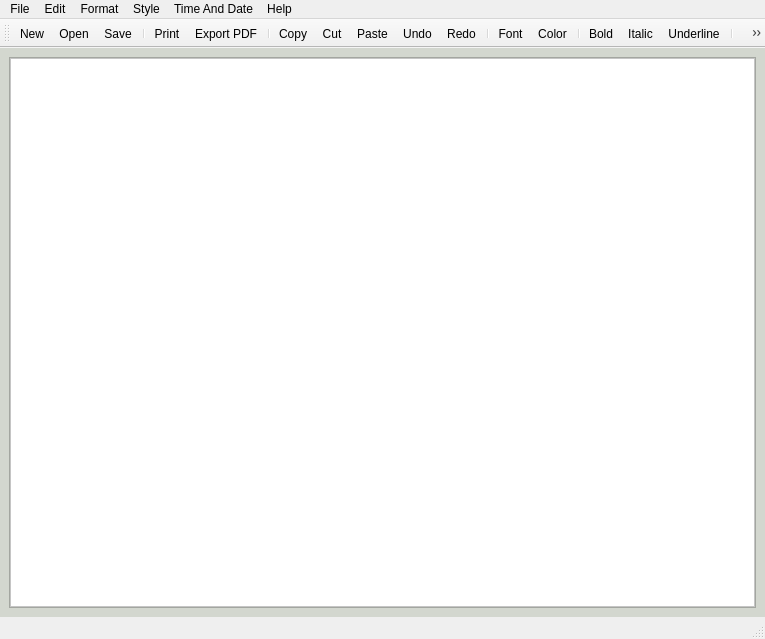
<?xml version="1.0" encoding="UTF-8"?>
<ui version="4.0">
 <class>MainWindow</class>
 <widget class="QMainWindow" name="MainWindow">
  <property name="geometry">
   <rect>
    <x>0</x>
    <y>0</y>
    <width>765</width>
    <height>639</height>
   </rect>
  </property>
  <property name="windowTitle">
   <string>Tak Editor</string>
  </property>
  <widget class="QWidget" name="centralwidget">
   <property name="styleSheet">
    <string notr="true">background-color:rgb(211, 215, 207)</string>
   </property>
   <layout class="QGridLayout" name="gridLayout">
    <item row="0" column="0">
     <widget class="QScrollArea" name="scrollArea">
      <property name="verticalScrollBarPolicy">
       <enum>Qt::ScrollBarAlwaysOff</enum>
      </property>
      <property name="horizontalScrollBarPolicy">
       <enum>Qt::ScrollBarAlwaysOff</enum>
      </property>
      <property name="sizeAdjustPolicy">
       <enum>QAbstractScrollArea::AdjustToContents</enum>
      </property>
      <property name="widgetResizable">
       <bool>true</bool>
      </property>
      <widget class="QWidget" name="scrollAreaWidgetContents_2">
       <property name="geometry">
        <rect>
         <x>0</x>
         <y>0</y>
         <width>745</width>
         <height>540</height>
        </rect>
       </property>
       <property name="sizePolicy">
        <sizepolicy hsizetype="Minimum" vsizetype="Minimum">
         <horstretch>0</horstretch>
         <verstretch>0</verstretch>
        </sizepolicy>
       </property>
       <property name="cursor">
        <cursorShape>IBeamCursor</cursorShape>
       </property>
       <layout class="QGridLayout" name="gridLayout_2">
        <property name="leftMargin">
         <number>0</number>
        </property>
        <property name="topMargin">
         <number>0</number>
        </property>
        <property name="rightMargin">
         <number>0</number>
        </property>
        <property name="bottomMargin">
         <number>0</number>
        </property>
        <property name="spacing">
         <number>0</number>
        </property>
        <item row="0" column="0">
         <widget class="QTextEdit" name="textEdit">
          <property name="sizePolicy">
           <sizepolicy hsizetype="Expanding" vsizetype="Expanding">
            <horstretch>0</horstretch>
            <verstretch>0</verstretch>
           </sizepolicy>
          </property>
          <property name="styleSheet">
           <string notr="true">background-color: rgb(255, 255, 255);</string>
          </property>
          <property name="sizeAdjustPolicy">
           <enum>QAbstractScrollArea::AdjustToContents</enum>
          </property>
          <property name="overwriteMode">
           <bool>true</bool>
          </property>
          <property name="textInteractionFlags">
           <set>Qt::LinksAccessibleByKeyboard|Qt::LinksAccessibleByMouse|Qt::TextBrowserInteraction|Qt::TextEditable|Qt::TextEditorInteraction|Qt::TextSelectableByKeyboard|Qt::TextSelectableByMouse</set>
          </property>
         </widget>
        </item>
       </layout>
      </widget>
     </widget>
    </item>
   </layout>
  </widget>
  <widget class="QMenuBar" name="menubar">
   <property name="geometry">
    <rect>
     <x>0</x>
     <y>0</y>
     <width>765</width>
     <height>22</height>
    </rect>
   </property>
   <widget class="QMenu" name="menuFile">
    <property name="title">
     <string>File</string>
    </property>
    <addaction name="actionNew"/>
    <addaction name="actionOpen"/>
    <addaction name="actionSave"/>
    <addaction name="actionSave_As"/>
    <addaction name="separator"/>
    <addaction name="actionPrint"/>
    <addaction name="actionPrint_PDF"/>
    <addaction name="actionPrint_Export"/>
    <addaction name="separator"/>
    <addaction name="actionExit"/>
   </widget>
   <widget class="QMenu" name="menuEdit">
    <property name="title">
     <string>Edit</string>
    </property>
    <addaction name="actionCopy"/>
    <addaction name="actionCut"/>
    <addaction name="actionPaste"/>
    <addaction name="separator"/>
    <addaction name="actionUndo"/>
    <addaction name="actionRedo"/>
   </widget>
   <widget class="QMenu" name="menuView">
    <property name="title">
     <string>Format</string>
    </property>
    <addaction name="actionFont"/>
    <addaction name="actionColor"/>
   </widget>
   <widget class="QMenu" name="menuSettinngs">
    <property name="title">
     <string>Style</string>
    </property>
    <addaction name="actionBold"/>
    <addaction name="actionItalic"/>
    <addaction name="actionUnderline"/>
    <addaction name="separator"/>
    <addaction name="actionCenter_Align"/>
    <addaction name="actionLeft_Align"/>
    <addaction name="actionRight_Align"/>
    <addaction name="actionJustify"/>
   </widget>
   <widget class="QMenu" name="menuWindows">
    <property name="title">
     <string>Time And Date</string>
    </property>
    <addaction name="actionTime"/>
    <addaction name="actionDate"/>
   </widget>
   <widget class="QMenu" name="menuHelp_2">
    <property name="title">
     <string>Help</string>
    </property>
    <addaction name="actionAbout"/>
    <addaction name="actionHelp"/>
   </widget>
   <addaction name="menuFile"/>
   <addaction name="menuEdit"/>
   <addaction name="menuView"/>
   <addaction name="menuSettinngs"/>
   <addaction name="menuWindows"/>
   <addaction name="menuHelp_2"/>
  </widget>
  <widget class="QStatusBar" name="statusbar"/>
  <widget class="QToolBar" name="toolBar">
   <property name="mouseTracking">
    <bool>false</bool>
   </property>
   <property name="windowTitle">
    <string>toolBar</string>
   </property>
   <property name="iconSize">
    <size>
     <width>20</width>
     <height>20</height>
    </size>
   </property>
   <attribute name="toolBarArea">
    <enum>TopToolBarArea</enum>
   </attribute>
   <attribute name="toolBarBreak">
    <bool>false</bool>
   </attribute>
   <addaction name="actionNew"/>
   <addaction name="actionOpen"/>
   <addaction name="actionSave"/>
   <addaction name="separator"/>
   <addaction name="actionPrint"/>
   <addaction name="actionPrint_Export"/>
   <addaction name="separator"/>
   <addaction name="actionCopy"/>
   <addaction name="actionCut"/>
   <addaction name="actionPaste"/>
   <addaction name="actionUndo"/>
   <addaction name="actionRedo"/>
   <addaction name="separator"/>
   <addaction name="actionFont"/>
   <addaction name="actionColor"/>
   <addaction name="separator"/>
   <addaction name="actionBold"/>
   <addaction name="actionItalic"/>
   <addaction name="actionUnderline"/>
   <addaction name="separator"/>
   <addaction name="actionLeft_Align"/>
   <addaction name="actionCenter_Align"/>
   <addaction name="actionRight_Align"/>
   <addaction name="actionJustify"/>
   <addaction name="separator"/>
   <addaction name="actionTime"/>
   <addaction name="actionDate"/>
  </widget>
  <action name="actionOpen">
   <property name="icon">
    <iconset resource="items/itemsresource.qrc">
     <normaloff>:/items/open-folder.png</normaloff>:/items/open-folder.png</iconset>
   </property>
   <property name="text">
    <string>Open</string>
   </property>
  </action>
  <action name="actionSave">
   <property name="icon">
    <iconset resource="items/itemsresource.qrc">
     <normaloff>:/items/diskette.png</normaloff>:/items/diskette.png</iconset>
   </property>
   <property name="text">
    <string>Save</string>
   </property>
  </action>
  <action name="actionSave_As">
   <property name="icon">
    <iconset resource="items/itemsresource.qrc">
     <normaloff>:/items/diskette.png</normaloff>:/items/diskette.png</iconset>
   </property>
   <property name="text">
    <string>Save As</string>
   </property>
  </action>
  <action name="actionPrint">
   <property name="icon">
    <iconset resource="items/itemsresource.qrc">
     <normaloff>:/items/printer.png</normaloff>:/items/printer.png</iconset>
   </property>
   <property name="text">
    <string>Print</string>
   </property>
  </action>
  <action name="actionPrint_PDF">
   <property name="icon">
    <iconset resource="items/itemsresource.qrc">
     <normaloff>:/items/printer.png</normaloff>:/items/printer.png</iconset>
   </property>
   <property name="text">
    <string>Print PDF</string>
   </property>
  </action>
  <action name="actionPrint_Export">
   <property name="icon">
    <iconset resource="items/itemsresource.qrc">
     <normaloff>:/items/pdf.png</normaloff>:/items/pdf.png</iconset>
   </property>
   <property name="text">
    <string>Export PDF</string>
   </property>
  </action>
  <action name="actionExit">
   <property name="text">
    <string>Exit</string>
   </property>
  </action>
  <action name="actionCopy">
   <property name="icon">
    <iconset resource="items/itemsresource.qrc">
     <normaloff>:/items/copy.png</normaloff>:/items/copy.png</iconset>
   </property>
   <property name="text">
    <string>Copy</string>
   </property>
  </action>
  <action name="actionCut">
   <property name="icon">
    <iconset resource="items/itemsresource.qrc">
     <normaloff>:/items/cut.png</normaloff>:/items/cut.png</iconset>
   </property>
   <property name="text">
    <string>Cut</string>
   </property>
  </action>
  <action name="actionPaste">
   <property name="icon">
    <iconset resource="items/itemsresource.qrc">
     <normaloff>:/items/paste.png</normaloff>:/items/paste.png</iconset>
   </property>
   <property name="text">
    <string>Paste</string>
   </property>
  </action>
  <action name="actionUndo">
   <property name="icon">
    <iconset resource="items/itemsresource.qrc">
     <normaloff>:/items/undo.png</normaloff>:/items/undo.png</iconset>
   </property>
   <property name="text">
    <string>Undo</string>
   </property>
  </action>
  <action name="actionRedo">
   <property name="icon">
    <iconset resource="items/itemsresource.qrc">
     <normaloff>:/items/redo.png</normaloff>:/items/redo.png</iconset>
   </property>
   <property name="text">
    <string>Redo</string>
   </property>
  </action>
  <action name="actionFont">
   <property name="icon">
    <iconset resource="items/itemsresource.qrc">
     <normaloff>:/items/iconfinder_text_103723.png</normaloff>:/items/iconfinder_text_103723.png</iconset>
   </property>
   <property name="text">
    <string>Font</string>
   </property>
  </action>
  <action name="actionColor">
   <property name="icon">
    <iconset resource="items/itemsresource.qrc">
     <normaloff>:/items/iconfinder_Color_Board_381595.png</normaloff>:/items/iconfinder_Color_Board_381595.png</iconset>
   </property>
   <property name="text">
    <string>Color</string>
   </property>
  </action>
  <action name="actionBold">
   <property name="icon">
    <iconset resource="items/itemsresource.qrc">
     <normaloff>:/items/iconfinder_ic_format_bold_48px_352381.png</normaloff>:/items/iconfinder_ic_format_bold_48px_352381.png</iconset>
   </property>
   <property name="text">
    <string>Bold</string>
   </property>
  </action>
  <action name="actionItalic">
   <property name="icon">
    <iconset resource="items/itemsresource.qrc">
     <normaloff>:/items/iconfinder_ic_format_italic_48px_352387.png</normaloff>:/items/iconfinder_ic_format_italic_48px_352387.png</iconset>
   </property>
   <property name="text">
    <string>Italic</string>
   </property>
  </action>
  <action name="actionUnderline">
   <property name="icon">
    <iconset resource="items/itemsresource.qrc">
     <normaloff>:/items/iconfinder_text-format_326710.png</normaloff>:/items/iconfinder_text-format_326710.png</iconset>
   </property>
   <property name="text">
    <string>Underline</string>
   </property>
  </action>
  <action name="actionCenter_Align">
   <property name="icon">
    <iconset resource="items/itemsresource.qrc">
     <normaloff>:/items/iconfinder_align-center_3324978.png</normaloff>:/items/iconfinder_align-center_3324978.png</iconset>
   </property>
   <property name="text">
    <string>Left Align</string>
   </property>
  </action>
  <action name="actionLeft_Align">
   <property name="icon">
    <iconset resource="items/itemsresource.qrc">
     <normaloff>:/items/iconfinder_align-left_2561323.png</normaloff>:/items/iconfinder_align-left_2561323.png</iconset>
   </property>
   <property name="text">
    <string>Center Align</string>
   </property>
  </action>
  <action name="actionRight_Align">
   <property name="icon">
    <iconset resource="items/itemsresource.qrc">
     <normaloff>:/items/iconfinder_align-right_2561324.png</normaloff>:/items/iconfinder_align-right_2561324.png</iconset>
   </property>
   <property name="text">
    <string>Right Align</string>
   </property>
  </action>
  <action name="actionJustify">
   <property name="icon">
    <iconset resource="items/itemsresource.qrc">
     <normaloff>:/items/iconfinder_align-justify_3324979.png</normaloff>:/items/iconfinder_align-justify_3324979.png</iconset>
   </property>
   <property name="text">
    <string>Justify</string>
   </property>
  </action>
  <action name="actionTime">
   <property name="icon">
    <iconset resource="items/itemsresource.qrc">
     <normaloff>:/items/iconfinder_document-09_1622827.png</normaloff>:/items/iconfinder_document-09_1622827.png</iconset>
   </property>
   <property name="text">
    <string>Time</string>
   </property>
  </action>
  <action name="actionDate">
   <property name="icon">
    <iconset resource="items/itemsresource.qrc">
     <normaloff>:/items/iconfinder_document-08_1622828.png</normaloff>:/items/iconfinder_document-08_1622828.png</iconset>
   </property>
   <property name="text">
    <string>Date</string>
   </property>
  </action>
  <action name="actionAbout">
   <property name="text">
    <string>About</string>
   </property>
  </action>
  <action name="actionHelp">
   <property name="text">
    <string>Help</string>
   </property>
  </action>
  <action name="actionNew">
   <property name="checkable">
    <bool>true</bool>
   </property>
   <property name="icon">
    <iconset resource="items/itemsresource.qrc">
     <normaloff>:/items/addition.png</normaloff>:/items/addition.png</iconset>
   </property>
   <property name="text">
    <string>New</string>
   </property>
  </action>
 </widget>
 <resources>
  <include location="items/itemsresource.qrc"/>
 </resources>
 <connections/>
</ui>
